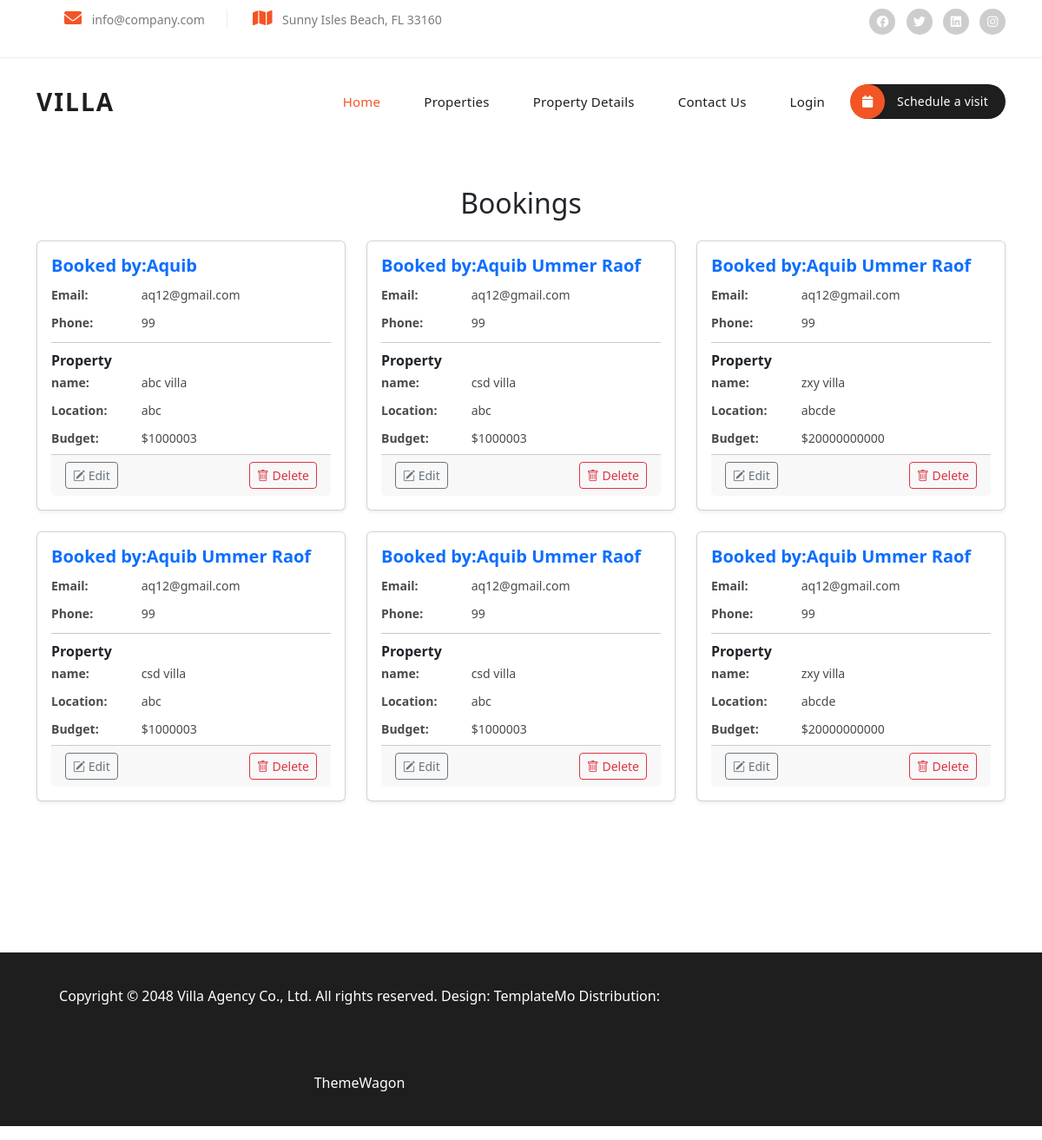
Page /scheduledvisit on the committed database.
### user_app/models.py (models this page shows)
class booking(models.Model):
    user_id=models.CharField(max_length=100)
    name=models.CharField(max_length=100)
    email=models.CharField(max_length=100)
    phone=models.CharField(max_length=100)
    property_name=models.CharField(max_length=100)
    property_location=models.CharField(max_length=100)
    property_budget=models.CharField(max_length=100)

### admin_app/views.py (the view)
# urls.py: path('scheduledvisit',views.scheduledvisit),
def scheduledvisit(request):
    pdata=booking.objects.all()
    return render(request,'bookedvisit.html',{'prop':pdata})

### templates/bookedvisit.html (shortened to what this page needs)
{% load static %}
{% include 'header.html' %}
<!DOCTYPE html>
<html lang="en">
<head>
    <link href="https://cdn.jsdelivr.net/npm/bootstrap@5.3.3/dist/css/bootstrap.min.css" rel="stylesheet">
    <link rel="stylesheet" href="https://cdn.jsdelivr.net/npm/bootstrap-icons@1.11.3/font/bootstrap-icons.min.css">
</head>
<body>
    <div class="container my-5">
        <h2 class="mb-4 text-center">Bookings</h2>
        <div class="row">
            {% for i in prop %}
            <div class="col-lg-4 col-md-6 mb-4">
                <div class="card shadow-sm h-100">
                    <div class="card-body">
                        <h5 class="card-title fw-bold text-primary">Booked by:{{i.name}}</h5>
                        <p class="card-text small mb-1">
                            <strong>Email:</strong> {{ i.email }}
                        </p>
                        <p class="card-text small mb-1">
                            <strong>Phone:</strong> {{ i.phone }}
                        </p>
                        <hr class="my-2">
                        <strong>Property</strong>
                        <p class="card-text small mb-1">
                            <strong>name:</strong> {{ i.property_name }}
                        </p>
                        <p class="card-text small mb-1">
                            <strong>Location:</strong> {{ i.property_location }}
                        </p>
                        <p class="card-text small mb-1">
                            <strong>Budget:</strong> ${{ i.property_budget }}
                        </p>
                  <div class="card-footer d-flex justify-content-between align-items-center">
                       <a href="{% url 'edit_booking' id=i.id %}" class="btn btn-sm btn-outline-secondary">
          <i class="bi bi-pencil-square"></i> Edit
        </a>
        <a href="{% url 'Delete_booking' id=i.id %}" class="btn btn-sm btn-outline-danger"
           onclick="return confirm('Are you sure you want to delete this property?');">
          <i class="bi bi-trash"></i> Delete
        </a>
    </div>
                    </div>
                </div>
                </div>
            {% endfor %}
        </div>
    </div>
</body>
</html>
{% include 'footer.html' %}

### static/assets/css/templatemo-villa-agency.css (style rules this page uses)
html, body, div, span, applet, object, iframe, h1, h2, h3, h4, h5, h6, p, blockquote, div pre, a, abbr, acronym, address, big, cite, code, del, dfn, em, font, img, ins, kbd, q, s, samp, small, strike, strong, sub, sup, tt, var, b, u, i, center, dl, dt, dd, ol, ul, li, figure, header, nav, section, article, aside, footer, figcaption { margin: 0; padding: 0; border: 0; outline: 0; }
* { box-sizing: border-box; }
html, body { font-family: 'Poppins', sans-serif; -ms-text-size-adjust: 100%; -webkit-font-smoothing: antialiased; -moz-osx-font-smoothing: grayscale; }
a { text-decoration: none !important; }
h1, h2, h3, h4, h5, h6 { color: #1e1e1e; margin-top: 0px; margin-bottom: 0px; font-weight: 700; }
p { font-size: 14px; line-height: 28px; color: #4a4a4a; }
html, body { font-family: 'Poppins', sans-serif; }
body { overflow-x: hidden; }

### templates/bookedvisit.html (style rules this page uses)
.card-body strong { display: inline-block; width: 100px; }

### rows in the picture
booking: name "Aquib", email "aq12@gmail.com", phone "99", property_name "abc villa", property_location "abc", property_budget "1000003"
booking: name "Aquib Ummer Raof", email "aq12@gmail.com", phone "99", property_name "csd villa", property_location "abc", property_budget "1000003"
booking: name "Aquib Ummer Raof", email "aq12@gmail.com", phone "99", property_name "zxy villa", property_location "abcde", property_budget "20000000000"
booking: name "Aquib Ummer Raof", email "aq12@gmail.com", phone "99", property_name "csd villa", property_location "abc", property_budget "1000003"
booking: name "Aquib Ummer Raof", email "aq12@gmail.com", phone "99", property_name "csd villa", property_location "abc", property_budget "1000003"
booking: name "Aquib Ummer Raof", email "aq12@gmail.com", phone "99", property_name "zxy villa", property_location "abcde", property_budget "20000000000"
